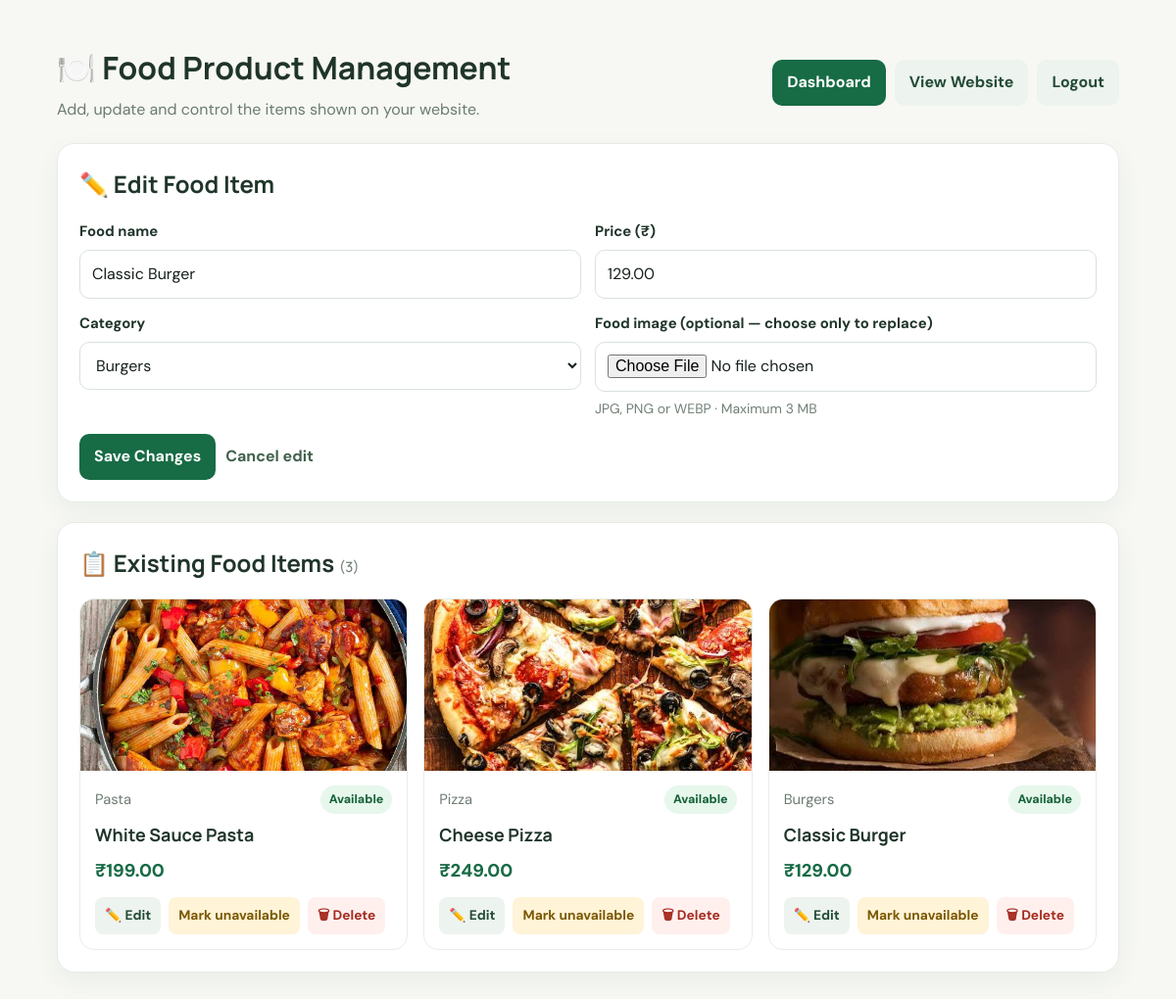
The page /admin/products.php?edit=1 (signed in) on the database its author committed.
### tables this page shows
CREATE TABLE IF NOT EXISTS products (
  id INT UNSIGNED NOT NULL AUTO_INCREMENT,
  name VARCHAR(120) NOT NULL,
  price DECIMAL(10,2) NOT NULL,
  category VARCHAR(80) NOT NULL,
  image VARCHAR(255) NOT NULL,
  is_available TINYINT(1) NOT NULL DEFAULT 1,
  created_at TIMESTAMP NOT NULL DEFAULT CURRENT_TIMESTAMP,
  PRIMARY KEY (id)
);

### admin/products.php (the view, shortened to what this page needs)
<?php
require_once __DIR__ . '/../config.php';
function productEscape($value) {
    return htmlspecialchars((string)$value, ENT_QUOTES, 'UTF-8');
}
$editProduct = null;
if (isset($_GET['edit']) && ctype_digit((string)$_GET['edit'])) {
    $stmt = $pdo->prepare('SELECT id, name, price, category, image FROM products WHERE id = ?');
    $stmt->execute([(int)$_GET['edit']]);
    $editProduct = $stmt->fetch() ?: null;
}
try {
    $products = $pdo->query('SELECT id, name, price, category, image, is_available FROM products ORDER BY id DESC')->fetchAll();
} catch (PDOException $e) {
    error_log('Products loading failed: ' . $e->getMessage());
    $products = [];
    $message = 'Could not load products from the database.';
    $messageType = 'error';
}
$categories = ['Burgers', 'Pizza', 'Pasta', 'Snacks', 'Drinks', 'Desserts', 'Indian', 'Other'];
?>
<!DOCTYPE html>
<html lang="en">
<head>
<title>Manage Food | Foodie Corner</title><link rel="stylesheet" href="../style.css">
</head>
<body><main class="pm-wrap">
<header class="pm-top"><div><h1>🍽️ Food Product Management</h1><p>Add, update and control the items shown on your website.</p></div><nav class="pm-actions"><a href="dashboard.php">Dashboard</a><a class="secondary" href="../index.php">View Website</a><a class="secondary" href="logout.php">Logout</a></nav></header>
<section class="pm-panel" id="product-form"><h2><?= $editProduct ? '✏️ Edit Food Item' : '➕ Add New Food Item' ?></h2>
<form class="pm-form" method="post" enctype="multipart/form-data">
<div class="pm-field"><label for="name">Food name</label><input id="name" name="name" maxlength="120" placeholder="e.g. Paneer Tikka Pizza" value="<?= productEscape($editProduct['name'] ?? '') ?>" required></div>
<div class="pm-field"><label for="price">Price (₹)</label><input id="price" type="number" name="price" min="0.01" step="0.01" placeholder="e.g. 199" value="<?= productEscape($editProduct['price'] ?? '') ?>" required></div>
<div class="pm-field"><label for="category">Category</label><select id="category" name="category" required><?php foreach ($categories as $category): ?><option value="<?= productEscape($category) ?>" <?= (($editProduct['category'] ?? '') === $category) ? 'selected' : '' ?>><?= productEscape($category) ?></option><?php endforeach; ?></select></div>
<div class="pm-field"><label for="image">Food image <?= $editProduct ? '(optional — choose only to replace)' : '' ?></label><input id="image" type="file" name="image" accept=".jpg,.jpeg,.png,.webp,image/jpeg,image/png,image/webp" <?= $editProduct ? '' : 'required' ?>><p class="pm-note">JPG, PNG or WEBP · Maximum 3 MB</p></div>
<div class="pm-field full"><div class="pm-form-actions"><button class="pm-btn" type="submit"><?= $editProduct ? 'Save Changes' : 'Add Food Item' ?></button><?php if ($editProduct): ?><a class="pm-cancel" href="products.php">Cancel edit</a><?php endif; ?></div></div>
</form></section>
<section class="pm-panel"><h2>📋 Existing Food Items <span style="color:#718075;font-size:.9rem;font-weight:500">(<?= count($products) ?>)</span></h2>
<?php if (!$products): ?><div class="pm-empty">No food items found. Use the form above to add your first item.</div><?php else: ?><div class="pm-grid">
<?php foreach ($products as $product): $available = (int)($product['is_available'] ?? 1) === 1; ?>
<article class="pm-card"><img src="../<?= productEscape($product['image'] ?? '') ?>" alt="<?= productEscape($product['name']) ?>" onerror="this.style.display='none'"><div class="pm-card-body"><div class="pm-meta"><span><?= productEscape($product['category']) ?></span><span class="pm-badge <?= $available ? '' : 'off' ?>"><?= $available ? 'Available' : 'Unavailable' ?></span></div><h3><?= productEscape($product['name']) ?></h3><div class="pm-price">₹<?= number_format((float)$product['price'], 2) ?></div><div class="pm-card-actions"><a class="pm-edit" href="products.php?edit=<?= (int)$product['id'] ?>#product-form">✏️ Edit</a>
<form class="pm-inline" method="post"><button class="pm-toggle" type="submit"><?= $available ? 'Mark unavailable' : 'Make available' ?></button></form>
<form class="pm-inline" method="post" onsubmit="return confirm('Delete this food item? If it is linked to an order, deletion may be blocked.');"><button class="pm-delete" type="submit">🗑 Delete</button></form></div></div></article>
<?php endforeach; ?></div><?php endif; ?></section>
</main></body></html>

### style.css (style rules this page uses)
:root { --ink:#17211b;--muted:#69756d;--paper:#f7f8f4;--white:#fff;--green:#1f6b45;--green2:#174c34;--lime:#d8f36a;--line:#e6eae3;--soft:#edf4e9;--shadow:0 18px 50px rgba(22,45,30,.09);--radius:22px }
* { box-sizing:border-box }
html { scroll-behavior:smooth;scroll-padding-top:100px }
body { margin:0;background:var(--paper);color:var(--ink);font-family:'DM Sans',Arial,sans-serif;line-height:1.55 }
img { max-width:100%;display:block }
a { color:var(--green);text-decoration:none }
button,input,select,textarea { font:inherit }
button,a { transition:transform .18s ease,background .18s ease,box-shadow .18s ease }
main:not(:has(.modern-hero)) { max-width:1200px;margin:0 auto;padding:45px 22px }
h1,h2,h3 { font-family:Manrope,'DM Sans',sans-serif }
input,select,textarea { max-width:100%;padding:12px 14px;border:1px solid #dce3d9;border-radius:11px;background:white;color:var(--ink);outline:none }
button,.btn { border:0;border-radius:999px;background:var(--green);color:white;padding:12px 18px;font-weight:800;cursor:pointer }
form { max-width:100% }

### admin/products.php (style rules this page uses)
.pm-wrap { width:min(1180px,94%);margin:30px auto 60px;color:#20352a }
.pm-top { display:flex;align-items:center;justify-content:space-between;gap:14px;flex-wrap:wrap;margin-bottom:22px }
.pm-top h1 { margin:0 0 5px }
.pm-top p { margin:0;color:#6b7b70 }
.pm-actions { display:flex;gap:9px;flex-wrap:wrap }
.pm-btn,.pm-actions a { border:0;border-radius:10px;padding:11px 15px;background:#176b45;color:#fff;text-decoration:none;font-weight:700;cursor:pointer;font:inherit;font-weight:700 }
.pm-actions a.secondary { background:#edf3ee;color:#234b37 }
.pm-panel { background:#fff;border:1px solid #e5ece6;border-radius:18px;padding:22px;margin:20px 0;box-shadow:0 9px 26px rgba(25,60,40,.06) }
.pm-panel h2 { margin:0 0 18px }
.pm-form { display:grid;grid-template-columns:repeat(2,minmax(0,1fr));gap:14px }
.pm-field { display:flex;flex-direction:column;gap:7px }
.pm-field.full { grid-column:1/-1 }
.pm-field label { font-weight:700;font-size:.93rem }
.pm-field input,.pm-field select { width:100%;padding:12px;border:1px solid #d9e2db;border-radius:10px;background:#fff;font:inherit;box-sizing:border-box }
.pm-form-actions { display:flex;gap:10px;align-items:center;flex-wrap:wrap }
.pm-cancel { color:#42614d;text-decoration:none;font-weight:700 }
.pm-grid { display:grid;grid-template-columns:repeat(3,minmax(0,1fr));gap:16px }
.pm-card { border:1px solid #e7ede8;border-radius:15px;overflow:hidden;background:#fff;display:flex;flex-direction:column }
.pm-card img { width:100%;height:175px;object-fit:cover;background:#f3f5f3 }
.pm-card-body { padding:15px;display:flex;flex-direction:column;gap:8px;flex:1 }
.pm-card h3 { margin:0;font-size:1.12rem }
.pm-meta { display:flex;justify-content:space-between;align-items:center;gap:8px;color:#6d7b71;font-size:.92rem }
.pm-price { font-size:1.15rem;font-weight:800;color:#176b45 }
.pm-badge { font-size:.78rem;font-weight:800;padding:5px 9px;border-radius:20px;background:#e7f7ec;color:#17623b }
.pm-card-actions { display:flex;gap:8px;flex-wrap:wrap;margin-top:5px }
.pm-card-actions a,.pm-card-actions button { border:0;border-radius:8px;padding:8px 10px;text-decoration:none;font-weight:700;font-size:.86rem;cursor:pointer }
.pm-edit { background:#edf3ee;color:#234b37 }
.pm-delete { background:#fff0ee;color:#a52c20 }
.pm-toggle { background:#fff3d8;color:#7a5800 }
.pm-inline { display:inline }
.pm-note { font-size:.87rem;color:#718075;margin:0 }

### rows shown on the page
products: name "Classic Burger", price "129.00", image (picture), category "Burgers", is_available "Available"
products: image (picture), category "Pasta", is_available "Available", name "White Sauce Pasta", price "199.00"
products: image (picture), category "Pizza", is_available "Available", name "Cheese Pizza", price "249.00"

### other values the page prints
count($products) "3"
form field category "Burgers"
